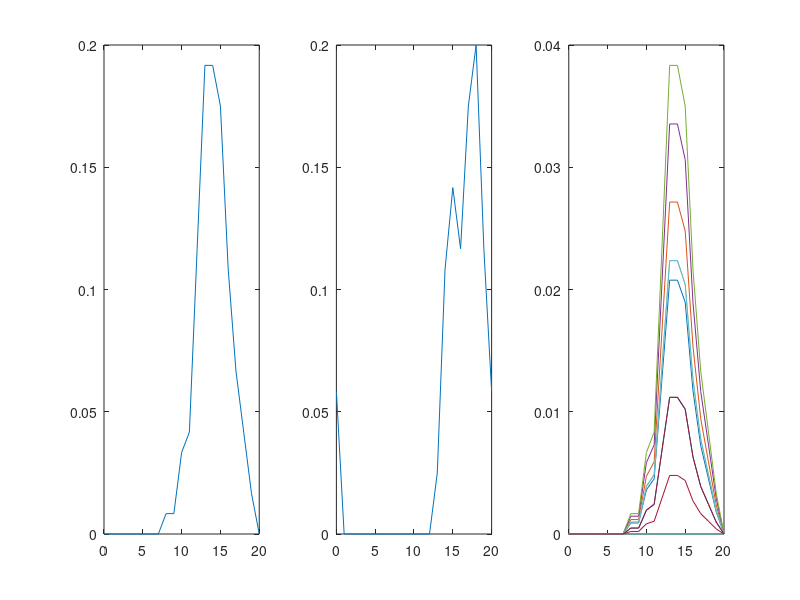

This figure's MATLAB source:
N = 120;
E_N_1_t = 14;
E_N_2_t = 1.2 * E_N_1_t;
Var_N_1_t = 1/4 * E_N_1_t;
Var_N_2_t = 1/4 * E_N_2_t;

N_1 = round(E_N_1_t + sqrt(Var_N_1_t) * randn(1, N));
N_1(N_1 < 0) = 0;
N_1(N_1 > 20) = 0;
N_2 = round(E_N_2_t + sqrt(Var_N_2_t) * randn(1, N));
N_2(N_2 < 0) = 0;
N_2(N_2 > 20) = 0;

P_N1 = zeros(1, 21);
E_N1 = 0;
P_N2 = zeros(1, 21);
E_N2 = 0;
P_N1_N2 = zeros(21, 21);
E_N1_N2 = 0;
for i = 1:21
    for j = 1:21
        P_N1_N2(i, j) = sum(N_1 == i - 1) / N * sum(N_2 == j -1) / N;
        E_N1_N2 = E_N1_N2 + P_N1_N2(i, j) * (i - 1) * (j - 1);
    end
    P_N1(i) = sum(N_1 == i - 1) / N;
    E_N1 = E_N1 + P_N1(i) * (i - 1);
    P_N2(i) = sum(N_2 == i - 1) / N;
    E_N2 = E_N2 + P_N2(i) * (i - 1);
end
subplot(1, 3, 1);
plot(0:20, P_N1);
subplot(1, 3, 2);
plot(0:20, P_N2);
subplot(1, 3, 3);
plot(0:20, P_N1_N2);

Cov = E_N1_N2 - E_N1 * E_N2;
cCov = Cov / sqrt(Var_N_1_t * Var_N_2_t);

fprintf('Independent: %d\n', sum(P_N1_N2(:)) == sum(sum(P_N1' * P_N2))); 

Entropy_N1 = 0;
for i = 1:21
    if P_N1(i)
        Entropy_N1 = Entropy_N1 - P_N1(i) * log2(P_N1(i));
    end
end
disp(Entropy_N1);

Entropy_N2 = 0;
for i = 1:21
    if P_N2(i)
        Entropy_N2 = Entropy_N2 - P_N2(i) * log2(P_N2(i));
    end
end
disp(Entropy_N2);

Entropy_N1_N2 = 0;
for i = 1:21 * 21
        if P_N1_N2(:)(i)
                Entropy_N1_N2 = Entropy_N1_N2 - P_N1_N2(:)(i) * log2(P_N1_N2(:)(i));
        end
end
disp(Entropy_N1_N2);
